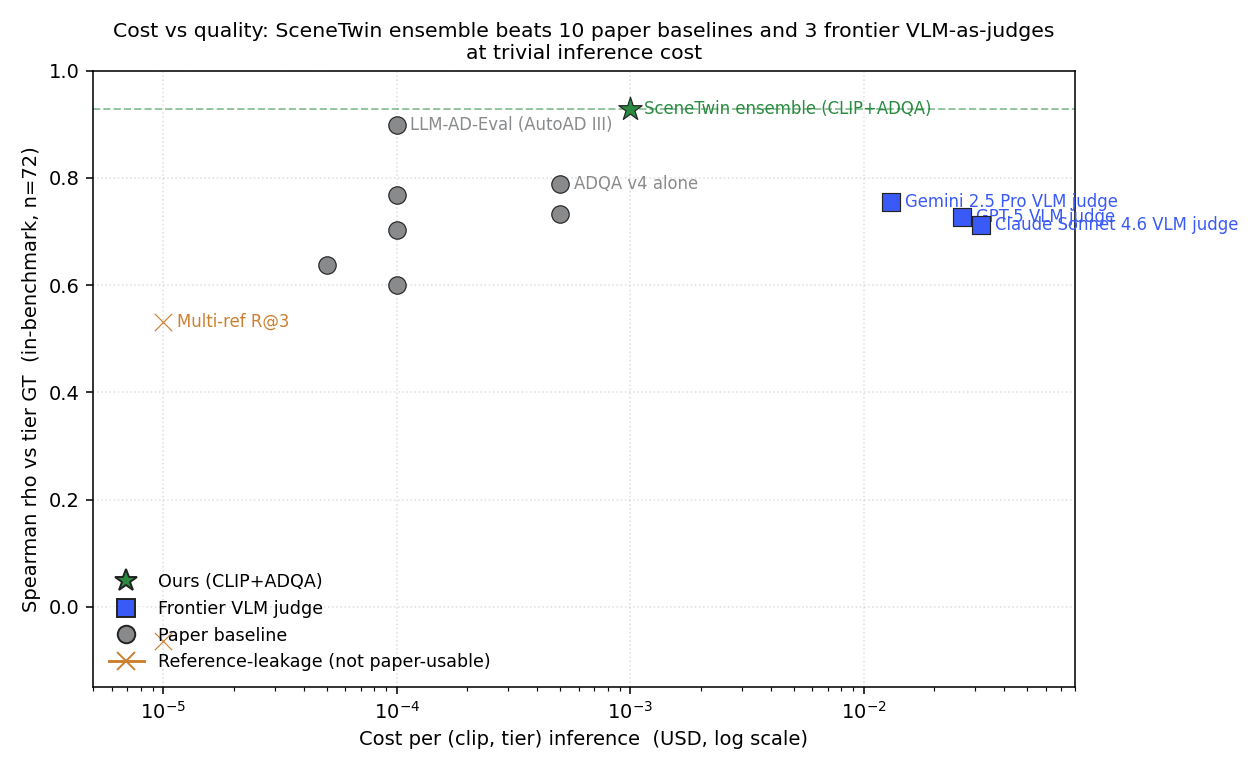

Recreate this plot in Python.
"""Cost vs quality map: ensemble + 10 paper baselines + 3 frontier VLM judges.

Paper A figure for §6.1 headline competitive claim.
"""
from __future__ import annotations

import matplotlib.pyplot as plt
import numpy as np

OUT = "output/charts/scenetwin_competitive_map.png"

# Cost per (clip, tier) inference in USD (approximate; verified for VLMs,
# estimated for paper baselines as compute-fraction of CLIP/ADQA pipeline).
ENTRIES = [
    # (name, in_bench_rho, ext_rho, cost_per_call_usd, kind)
    ("SceneTwin ensemble (CLIP+ADQA)", 0.929, 0.873, 0.001, "ours"),
    ("ADQA v4 alone",                  0.789, 0.867, 0.0005, "baseline"),
    ("LLM-AD-Eval (AutoAD III)",       0.899, 0.857, 0.0001, "baseline"),
    ("CRITIC entity (AutoAD III)",     0.638, 0.613, 0.00005, "baseline"),
    ("Story recall (CoAD)",            0.703, None,  0.0001, "baseline"),
    ("Action coverage (AutoAD III)",   0.601, None,  0.0001, "baseline"),
    ("VT consistency (AVBench)",       0.768, None,  0.0001, "baseline"),
    ("Need-weighted CLIP (TRIBE)",     0.733, None,  0.0005, "baseline"),
    ("Multi-ref R@3",                  0.532, None,  0.00001, "leaky"),
    ("CoAD repetition (inv)",          -0.064, None, 0.00001, "leaky"),
    # VLM judges
    ("Claude Sonnet 4.6 VLM judge",    0.713, 0.715, 0.0318, "vlm"),
    ("GPT-5 VLM judge",                0.727, 0.739, 0.0263, "vlm"),
    ("Gemini 2.5 Pro VLM judge",       0.756, 0.734, 0.0131, "vlm"),
]

color_kind = {
    "ours":     "#2a8a40",
    "baseline": "#888a8c",
    "leaky":    "#cc8030",
    "vlm":      "#3a5af8",
}
marker_kind = {
    "ours":     "*",
    "baseline": "o",
    "leaky":    "x",
    "vlm":      "s",
}

fig, ax = plt.subplots(figsize=(9, 5.5))
for name, rho_in, rho_ext, cost, kind in ENTRIES:
    rho = rho_in  # in-bench is comparable across all entries
    ax.scatter(cost, rho, s=160 if kind == "ours" else 80,
               color=color_kind[kind], marker=marker_kind[kind],
               edgecolor="#222", linewidth=0.6, zorder=4, label=None)
    # Label placement: ours / vlm always shown; baselines suppressed if cluttered
    if kind in ("ours", "vlm") or "ADQA" in name or "LLM-AD-Eval" in name or "Multi-ref" in name:
        ax.annotate(name, (cost, rho),
                    xytext=(7, 0), textcoords="offset points",
                    fontsize=8.5, color=color_kind[kind], va="center")

ax.axhline(0.929, color="#2a8a40", linestyle="--", linewidth=1, alpha=0.5,
           label="SceneTwin ensemble rho = 0.929 (in-bench)")
ax.set_xscale("log")
ax.set_xlim(0.5e-5, 0.08)
ax.set_ylim(-0.15, 1.0)
ax.set_xlabel("Cost per (clip, tier) inference  (USD, log scale)")
ax.set_ylabel("Spearman rho vs tier GT  (in-benchmark, n=72)")
ax.set_title("Cost vs quality: SceneTwin ensemble beats 10 paper baselines and 3 frontier VLM-as-judges\n"
             "at trivial inference cost",
             fontsize=10.5)
ax.grid(linestyle=":", alpha=0.4)

from matplotlib.lines import Line2D
legend = [
    Line2D([0],[0], marker="*", color="w", markerfacecolor=color_kind["ours"],
           markeredgecolor="#222", markersize=12, label="Ours (CLIP+ADQA)"),
    Line2D([0],[0], marker="s", color="w", markerfacecolor=color_kind["vlm"],
           markeredgecolor="#222", markersize=9, label="Frontier VLM judge"),
    Line2D([0],[0], marker="o", color="w", markerfacecolor=color_kind["baseline"],
           markeredgecolor="#222", markersize=9, label="Paper baseline"),
    Line2D([0],[0], marker="x", color=color_kind["leaky"],
           markersize=9, label="Reference-leakage (not paper-usable)"),
]
ax.legend(handles=legend, loc="lower left", fontsize=9, frameon=False)
plt.tight_layout()
plt.savefig(OUT, dpi=140)
print(f"saved {OUT}")
